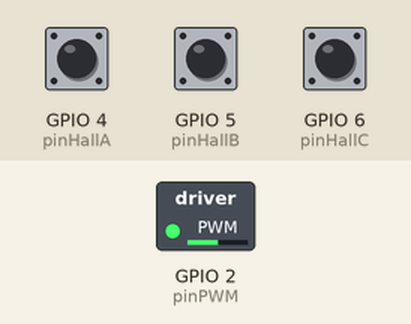
Simulated run of this program. Board: ESP32-S3. Shown: switched loads named in the program (green lamp = pin HIGH). The test bench sets the inputs (shaded band); at power-on: GPIO 4 (pinHallA) HIGH, GPIO 5 (pinHallB) HIGH, GPIO 6 (pinHallC) HIGH. What the program prints to the serial monitor is not drawn.

Above: at 1.2 s.
1.3 s: GPIO 4 (pinHallA) pulled LOW for 1 s
At 1.65 s:
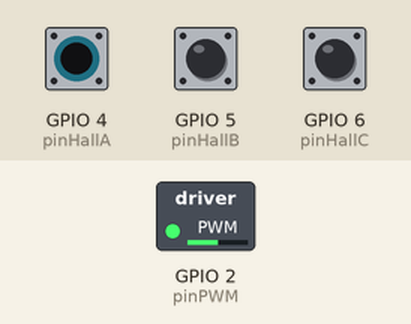
4.8 s: GPIO 5 (pinHallB) pulled LOW for 0.15 s
At 4.96 s:
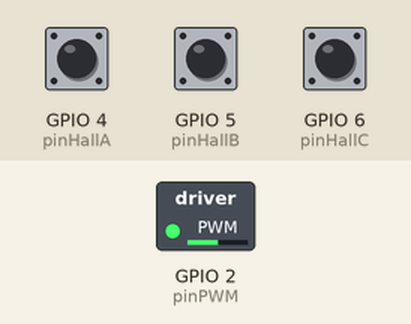
8.3 s: GPIO 6 (pinHallC) pulled LOW for 1 s
At 8.57 s:
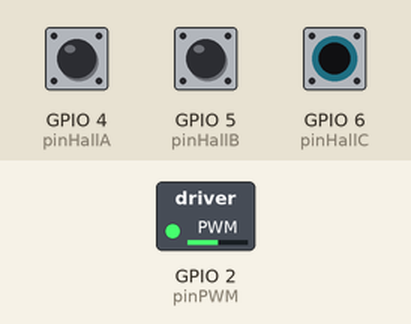
11.8 s: GPIO 4 (pinHallA) pulled LOW for 0.15 s
At 12.18 s:
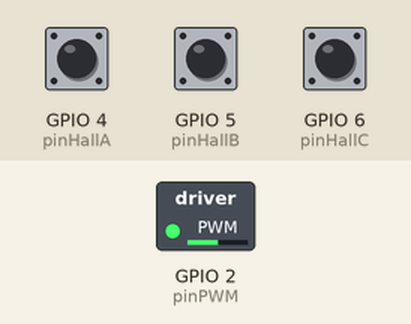
15.3 s: GPIO 5 (pinHallB) pulled LOW for 1 s
Timing chart, 0 to 19.8 s (numbered marks = the images above; inputs shaded):
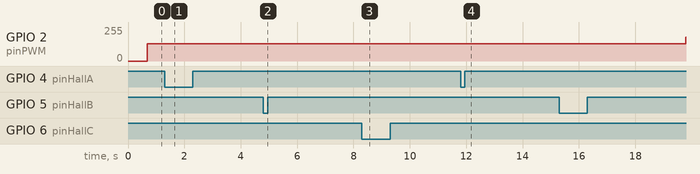

Measured:
- after the input at 1.3 s, GPIO 2 (pinPWM): stays 128/255 (without the input it goes to 111/255 after 3.5 s)
- after the input at 4.8 s, GPIO 2 (pinPWM): stays 128/255 (without the input it goes to 42/255 after 3.5 s)
- after the input at 8.3 s, GPIO 2 (pinPWM): stays 128/255 (without the input it goes to 194/255 after 3.5 s)
- after the input at 11.8 s, GPIO 2 (pinPWM): stays 128/255 (without the input it goes to 161/255 after 3.5 s)

The program:

main.cpp
```cpp
#include "hall_sensors.h"
#include "pwm_driver.h"
#include <Arduino.h>

// Variables "Globales" (o static) para recordar el estado actual del latido
unsigned long ultimoTiempoPWM = 0;
int cicloDeTrabajo = 0;
int direccion = 1; // 1 significa acelerando, -1 significa frenando

void setup() {
  Serial.begin(115200);
  initHallSensors();
  initPWM();
}

void loop() {
  // 1. Miramos el reloj
  unsigned long tiempoActual = millis();

  // 2. ¿Ya pasaron 5 milisegundos?
  if (tiempoActual - ultimoTiempoPWM >= 5) {
    // Reiniciamos el cronómetro
    ultimoTiempoPWM = tiempoActual;

    // Calculamos el nuevo ancho de pulso
    cicloDeTrabajo = cicloDeTrabajo + direccion;

    // Si llegamos al máximo, invertimos la dirección hacia abajo
    if (cicloDeTrabajo >= 255) {
      cicloDeTrabajo = 255;
      direccion = -1;
    }
    // Si llegamos al mínimo, invertimos la dirección hacia arriba
    else if (cicloDeTrabajo <= 0) {
      cicloDeTrabajo = 0;
      direccion = 1;
    }

    // Enviamos la orden al hardware
    setAnchoDePulso(cicloDeTrabajo);
  }

  // 3. ¡LA MAGIA OCURRE AQUÍ!
  // Mientras no pasen esos 5 milisegundos, el ESP32 pasará por esta línea
  // millones de veces por segundo.
  // Aquí es donde pondremos tu algoritmo ADRC, la lectura de la resistencia
  // Shunt y las alarmas de seguridad, ¡y nada se quedará esperando!
}
```

adrc_control.cpp
```cpp

```

hall_sensors.h
```cpp
#ifndef HALL_SENSORS_H
#define HALL_SENSORS_H

#include <Arduino.h>

// Declaramos la variable como 'extern' para que el main.cpp pueda leerla
extern volatile unsigned long contadorPulsos;

// Declaramos las funciones
void initHallSensors();

#endif
```

pwm_driver.h
```cpp
#ifndef PWM_DRIVER_H
#define PWM_DRIVER_H

#include <Arduino.h>

// Prometemos que estas funciones existen
void initPWM();
void setAnchoDePulso(int valorPWM);

#endif
```

hall_sensor.cpp
```cpp
#include "hall_sensors.h"

// Pines seguros para el ESP32-S3
const int pinHallA = 4;
const int pinHallB = 5;
const int pinHallC = 6;

// Aquí sí inicializamos la variable
volatile unsigned long contadorPulsos = 0;
volatile unsigned long ultimoTiempo = 0;

// La interrupción súper rápida
void IRAM_ATTR contarPulso() {
  unsigned long tiempoActual = micros();
  // Filtro de ruido de 1 milisegundo
  if (tiempoActual - ultimoTiempo > 1000) {
    contadorPulsos++;
    ultimoTiempo = tiempoActual;
  }
}

void initHallSensors() {
  pinMode(pinHallA, INPUT_PULLUP);
  pinMode(pinHallB, INPUT_PULLUP);
  pinMode(pinHallC, INPUT_PULLUP);

  attachInterrupt(digitalPinToInterrupt(pinHallA), contarPulso, CHANGE);
  attachInterrupt(digitalPinToInterrupt(pinHallB), contarPulso, CHANGE);
  attachInterrupt(digitalPinToInterrupt(pinHallC), contarPulso, CHANGE);

  Serial.println("✅ Sensores Hall Inicializados en pines 4, 5 y 6");
}
```

pwm_driver.cpp
```cpp
#include "pwm_driver.h"

// Usamos 'static' para que estas variables sean PRIVADAS.
// Nadie fuera de este archivo puede tocarlas ni romperlas.
static const int pinPWM = 2; // El LED azul del ESP32-S3 para probar
static const int canalPWM = 0;
static const int frecuencia =
    20000; // 20kHz, ideal para no escuchar un pitido en el motor
static const int resolucion = 8; // Valores de 0 a 255

void initPWM() {
  // Configuración del hardware interno del ESP32
  ledcSetup(canalPWM, frecuencia, resolucion);
  ledcAttachPin(pinPWM, canalPWM);
  Serial.println("✅ Módulo PWM Inicializado (Hardware Timer a 20kHz)");
}

void setAnchoDePulso(int valorPWM) {
  // Filtro de seguridad: Evitamos que por un error matemático del ADRC
  // le mandemos un valor fuera de rango al hardware.
  if (valorPWM > 255)
    valorPWM = 255;
  if (valorPWM < 0)
    valorPWM = 0;

  // Actualizamos la señal física
  ledcWrite(canalPWM, valorPWM);
}
```
